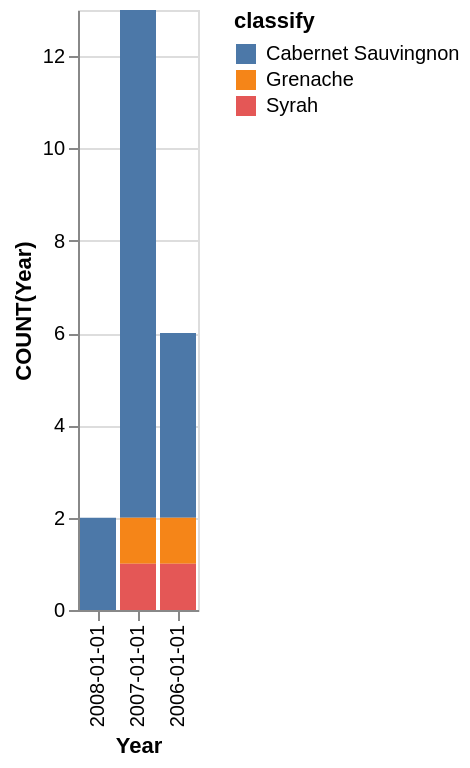

The specification (Vega-Lite) saved for this image:
### Vega-Lite specification from a JSON file in a GitHub repository (floating-point values rounded to 4 significant figures)
{"data": {"values": [{"x_data": "2006-01-01", "y_data": 4, "classify": "Cabernet Sauvingnon"}, {"x_data": "2007-01-01", "y_data": 11, "classify": "Cabernet Sauvingnon"}, {"x_data": "2008-01-01", "y_data": 2, "classify": "Cabernet Sauvingnon"}, {"x_data": "2006-01-01", "y_data": 1, "classify": "Grenache"}, {"x_data": "2007-01-01", "y_data": 1, "classify": "Grenache"}, {"x_data": "2008-01-01", "y_data": 0, "classify": "Grenache"}, {"x_data": "2006-01-01", "y_data": 1, "classify": "Syrah"}, {"x_data": "2007-01-01", "y_data": 1, "classify": "Syrah"}, {"x_data": "2008-01-01", "y_data": 0, "classify": "Syrah"}]}, "mark": "bar", "encoding": {"x": {"field": "x_data", "type": "nominal", "title": "Year", "sort": "descending"}, "y": {"field": "y_data", "type": "quantitative", "title": "COUNT(Year)"}, "color": {"field": "classify"}}}
